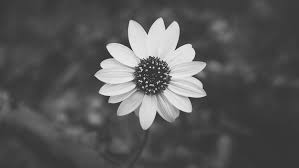
#> input picture images/flower.jfif, 299 x 168 px, found by its file name
$ jupyter execute L7_5Nonlinear_Filtering.ipynb   (older library calls are emulated)
#> lines starting #> are read from the running program, lines starting #| are printed output that depends on the picture
<a href="https://colab.research.google.com/github/ngotancuong/mse.dip/blob/main/L7_5Nonlinear_Filtering.ipynb" target="_parent"></a>

[cell 1]
import urllib.request
import cv2
import numpy as np
import matplotlib.pyplot as plt

# load image from URL
url = 'https://raw.githubusercontent.com/ngotancuong/mse.dip/main/images/flower.jfif'
req = urllib.request.urlopen(url)
arr = np.asarray(bytearray(req.read()), dtype=np.uint8)
Img = cv2.imdecode(arr, -1)
#> Img is the input picture: shape (168, 299, 3); min 8, max 251, mean 86.8

# display original image
plt.figure()
plt.imshow(cv2.cvtColor(Img, cv2.COLOR_BGR2RGB))
plt.title('Original Image')
plt.show()

# blur and add noise to original image
blur_avg = np.array([[1, 2, 1], [2, 4, 2], [1, 2, 1]]) / 16
#BlurredImg = cv2.filter2D(Img, -1, blur_avg, borderType=cv2.BORDER_WRAP)
BlurredImg = cv2.filter2D(Img, -1, blur_avg, borderType=cv2.BORDER_DEFAULT)

noise_var = 8
noise = np.random.randn(*Img.shape) * np.sqrt(noise_var) * 255
NoisyImg = cv2.add(BlurredImg, noise, dtype=cv2.CV_64F)
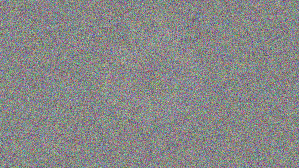
#> NoisyImg: shape (168, 299, 3) float64; mean B, G, R 86.6, 94.6, 89.4; drawn with min black and max white

# display blurry noisy image
plt.figure()
plt.imshow(cv2.cvtColor(NoisyImg.astype(np.uint8), cv2.COLOR_BGR2RGB))
plt.title('Blurry Noisy Image')
plt.show()
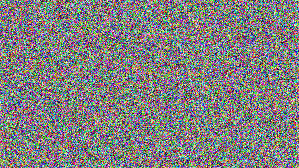
#> shown: shape (168, 299, 3); mean R, G, B 128.2, 127.1, 127.1

# generate high-pass-filtered images
kernel1 = np.array([-0.5, 1, -0.5]).reshape(-1, 1)
kernel2 = np.array([-0.5, 1, -0.5]).reshape(1, -1)
kernel3 = np.array([[-0.5, 0, 0], [0, 1, 0], [0, 0, -0.5]])
kernel4 = np.array([[0, 0, -0.5], [0, 1, 0], [-0.5, 0, 0]])
H1 = cv2.filter2D(NoisyImg, -1, kernel1, borderType=cv2.BORDER_DEFAULT)
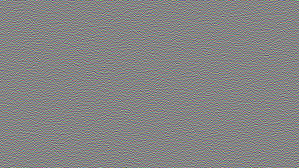
#> H1: shape (168, 299, 3) float64; mean B, G, R -0.1, -0.3, -0.3; drawn with min black and max white
H2 = cv2.filter2D(NoisyImg, -1, kernel2, borderType=cv2.BORDER_DEFAULT)
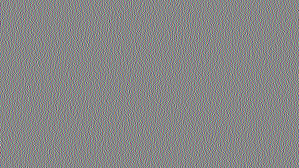
#> H2: shape (168, 299, 3) float64; mean B, G, R 0.1, -0.3, 0.1; drawn with min black and max white
H3 = cv2.filter2D(NoisyImg, -1, kernel3, borderType=cv2.BORDER_DEFAULT)
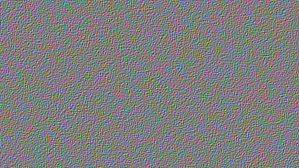
#> H3: shape (168, 299, 3) float64; mean B, G, R 0.1, -0.6, -0.2; drawn with min black and max white
H4 = cv2.filter2D(NoisyImg, -1, kernel4, borderType=cv2.BORDER_DEFAULT)
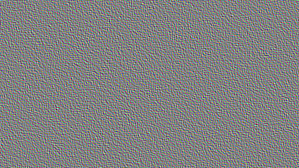
#> H4: shape (168, 299, 3) float64; mean B, G, R 0.1, -0.6, -0.2; drawn with min black and max white

# soft_scale images
gamma = 2
tau = 8
scaling = 3

def soft_scaling(image, gamma, tau, scaling):
#> called with gamma = 2, tau = 8, scaling = 3
    abs_image = np.abs(image) ** gamma
    mean_val = np.mean(abs_image)
#> mean_val = 779427.2
    threshold = tau * mean_val
#> threshold = 6235417.4
    result = np.where(abs_image >= threshold, abs_image, scaling * mean_val * (abs_image / threshold) ** (1/gamma))
    return np.sign(image) * result

H1t = soft_scaling(H1, gamma, tau, scaling)
H2t = soft_scaling(H2, gamma, tau, scaling)
#> call 2 of soft_scaling, with gamma = 2, tau = 8, scaling = 3
#> in soft_scaling (call 2), `abs_image = np.abs(image) ** gamma`:
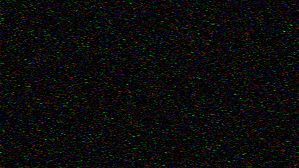
#> abs_image: shape (168, 299, 3) float64; mean B, G, R 774403.3, 782402.5, 786451.6; drawn with min black and max white
#> in soft_scaling (call 2), `mean_val = np.mean(abs_image)`: mean_val = 781085.8
#> in soft_scaling (call 2), `threshold = tau * mean_val`: threshold = 6248686.3
H3t = soft_scaling(H3, gamma, tau, scaling)
#> call 3 of soft_scaling, with gamma = 2, tau = 8, scaling = 3
#> in soft_scaling (call 3), `abs_image = np.abs(image) ** gamma`:
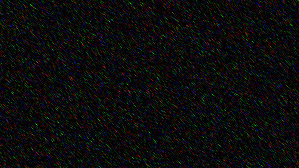
#> abs_image: shape (168, 299, 3) float64; mean B, G, R 779237.6, 779899.6, 775293.1; drawn with min black and max white
#> in soft_scaling (call 3), `mean_val = np.mean(abs_image)`: mean_val = 778143.4
#> in soft_scaling (call 3), `threshold = tau * mean_val`: threshold = 6225147.2
H4t = soft_scaling(H4, gamma, tau, scaling)
#> call 4 of soft_scaling, with gamma = 2, tau = 8, scaling = 3
#> in soft_scaling (call 4), `abs_image = np.abs(image) ** gamma`:
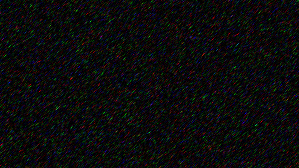
#> abs_image: shape (168, 299, 3) float64; mean B, G, R 780928.7, 777538.9, 774338.8; drawn with min black and max white
#> in soft_scaling (call 4), `mean_val = np.mean(abs_image)`: mean_val = 777602.1
#> in soft_scaling (call 4), `threshold = tau * mean_val`: threshold = 6220817.1
#> in soft_scaling (call 4), `return np.sign(image) * result`:
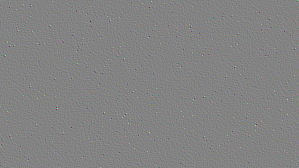
#> returned value: shape (168, 299, 3) float64; mean of channels 0, 1, 2 146.6, -341.7, 920.2; drawn with min black and max white

# generate denoise and sharpen images
alpha = 0.5
Img1 = NoisyImg - (H1+H2+H3+H4)*alpha + (H1t+H2t+H3t+H4t)*alpha

# display denoise and sharpen image
plt.figure()
plt.imshow
